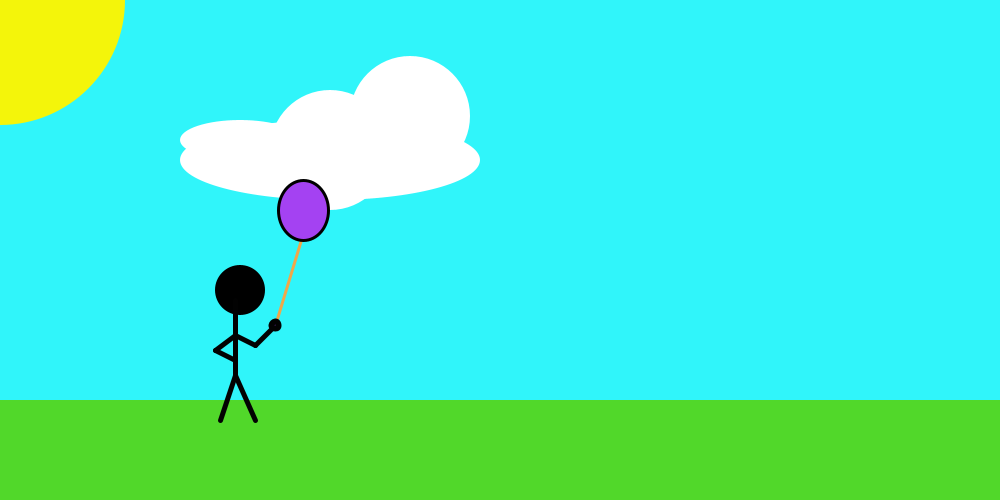
Frame 1 (no input)
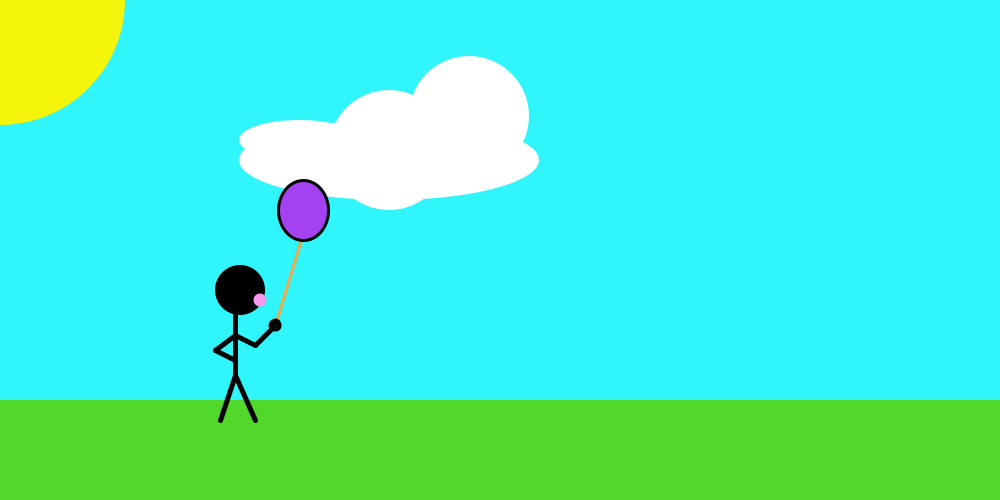
Frame 60 (the mouse pressed at the canvas centre just before this capture)
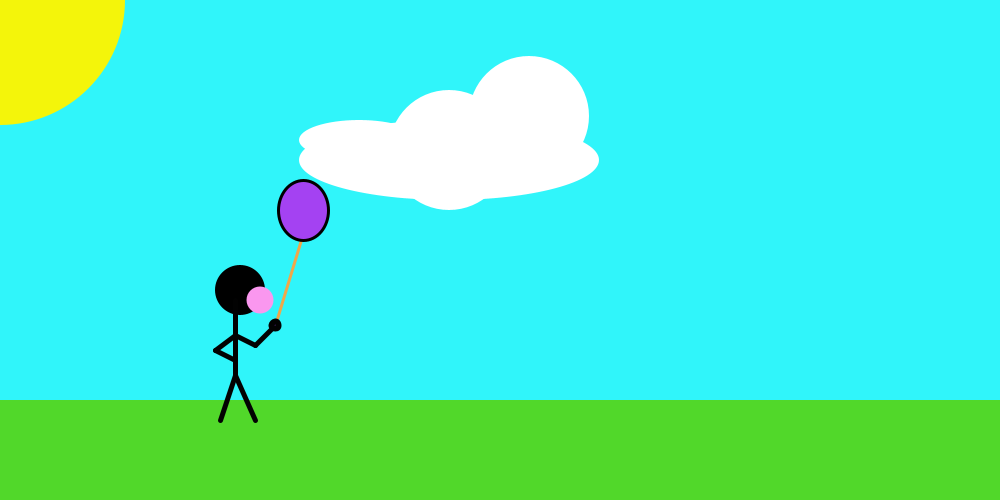
Frame 120 (the mouse held since frame 60 and released just before this capture)

The Processing sketch that drew these frames (run headless with seeded random() and noise(); from frame 60 on, the mouse is pressed at the canvas centre):

// Processing sketch: processing_161695
// ── processing_161695.pde

int s = 0;
int c1 = 330;
int c2 = 410;
int c3 = 240;
float balloonColor1 = random(0,255);
float balloonColor2 = random(0,255);
float balloonColor3 = random(0,255);
void setup() {
  size(1000, 500);
}

void draw() {
  background(48, 245, 250); // Sky Blue Background
  
  noStroke();
fill(255, 255, 255);
ellipse(c1, 160, 300, 80);
ellipse(c1, 150, 120, 120);
ellipse(c2, 116, 120, 120);
ellipse(c3, 140, 120, 40);
  c1 = c1 + 1;
  c2 = c2 + 1;
  c3 = c3 + 1;
 
  noStroke();
  fill(81, 216, 42);
  rect(0, 400, 1000, 375); // Grass/Ground
  
  noStroke();
  fill(244, 245, 10);
  ellipse(0,0, 250, 250);
 
 fill(0,0,0); //Head
 ellipse(240, 290, 50, 50);
  
 fill(#FA97EF); //Bubble Gum
ellipse(260,300,s,s);
s = s + 1;
if (s > 45) 
  s = 0;
 
 stroke(2); //Body
 strokeWeight(5);
 line(235,300,235,375);
 
 stroke(2); //Left Leg
 strokeWeight(5);
 line(235,375,220,420);
 
 stroke(2); //Right Leg
 strokeWeight(5);
 line(235,375,255,420);
 
 stroke(2); //Right Arm
 strokeWeight(5);
 line(235,335,255,345);
 
stroke(2); //Right forearm
strokeWeight(5);
line(255,345,275,325);

 stroke(2); //Left Arm
 strokeWeight(5);
 line(235,335,215,350);
 
 stroke(2); //Left Forearm
 strokeWeight(5);
 line(215,350,235,360);
 
 stroke(#F0A749); // Balloon String
 strokeWeight(3);
 line(275,325,310,210);
 
 stroke(.2); //Ballloon
 fill(balloonColor1,balloonColor2,balloonColor3);
 ellipse(303,210,50,60);
 
 stroke(2); //Fist
 strokeWeight(6);
 ellipse(275,325,7,7);
}
